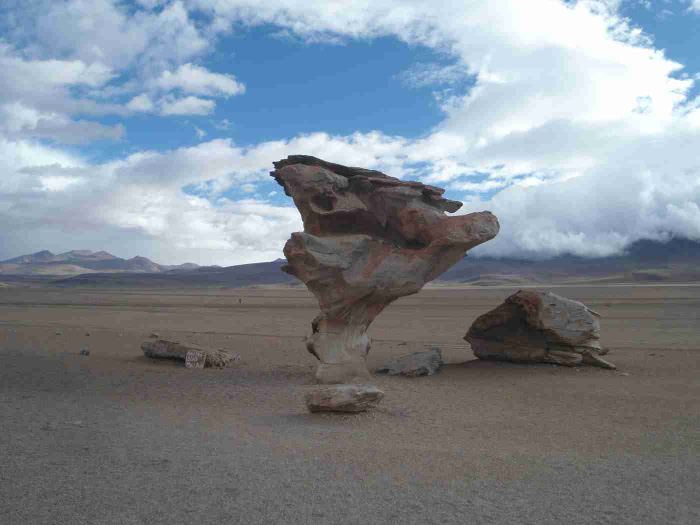
#> input picture cusco_salkantay_med/seq_rock1/DSC01501.JPG, 1400 x 1050 px (shown at 1/2 size)
$ python -i utils.py   (imports and definitions only)
#> lines starting #> are read from the running program, lines starting #| are printed output that depends on the picture
import os
from PIL import Image, ImageOps
import cv2 as cv
import numpy as np
from MLVcode.load_mat import load_mat
import svgwrite
from MLVcode.computeOrientation import computeOrientation
from MLVcode.computeLength import computeLength
from MLVcode.computeCurvature import computeCurvature
from MLVcode.drawLinedrawingProperty import drawLinedrawingProperty
from scipy.ndimage import distance_transform_edt
import pickle


# [24 lines left out: function create_reduced_dir, not called in this run]


def get_sobel_img(filepath, out_fp=None):
    scale = 1
    delta = 0
    ddepth = cv.CV_16S

    src = cv.imread(filepath, cv.IMREAD_COLOR)
#> src is the input picture: shape (1050, 1400, 3); mean B, G, R 146.1, 136.6, 127.6
    src = cv.GaussianBlur(src, (3, 3), 0)
    gray = cv.cvtColor(src, cv.COLOR_BGR2GRAY)
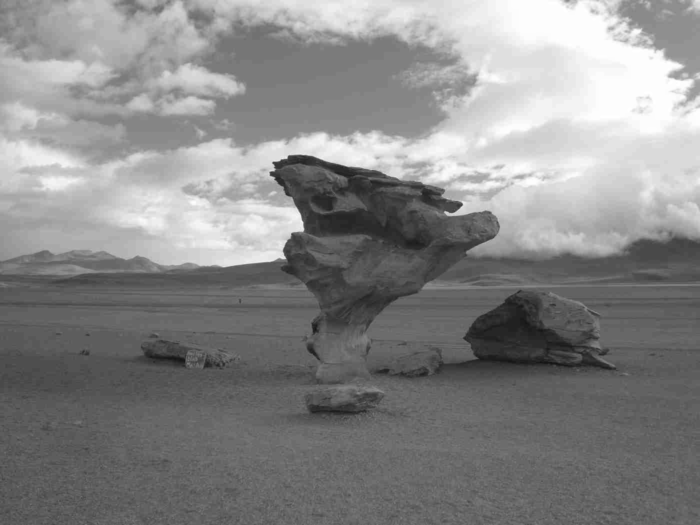
#> gray: shape (1050, 1400) (shown at 1/2 size); min 16, max 255, mean 135.1

    grad_x = cv.Sobel(
        gray,
        ddepth,
        1,
        0,
        ksize=3,
        scale=scale,
        delta=delta,
        borderType=cv.BORDER_DEFAULT,
    )
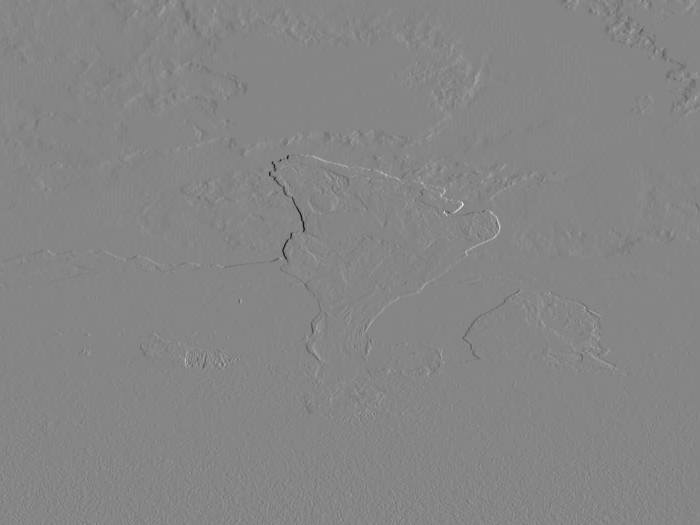
#> grad_x: shape (1050, 1400) int16 (shown at 1/2 size); min -506, max 459, mean 0.1; drawn with min black and max white

    # Gradient-Y
    # grad_y = cv.Scharr(gray,ddepth,0,1)
    grad_y = cv.Sobel(
        gray,
        ddepth,
        0,
        1,
        ksize=3,
        scale=scale,
        delta=delta,
        borderType=cv.BORDER_DEFAULT,
    )

    abs_grad_x = cv.convertScaleAbs(grad_x)
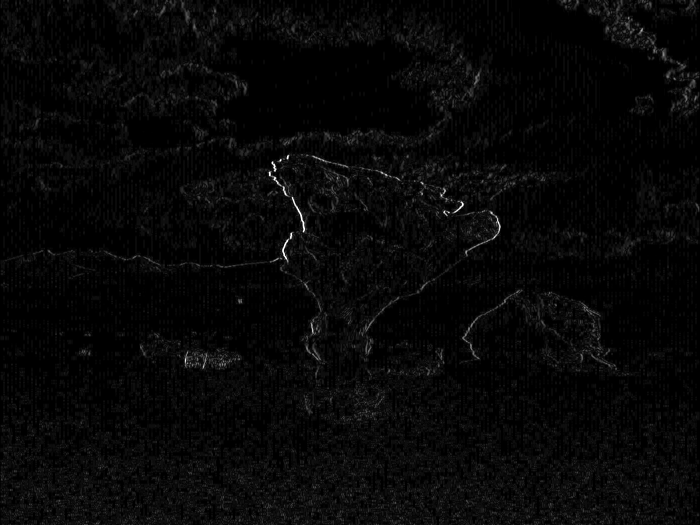
#> abs_grad_x: shape (1050, 1400) (shown at 1/2 size); min 0, max 255, mean 7.3
    abs_grad_y = cv.convertScaleAbs(grad_y)
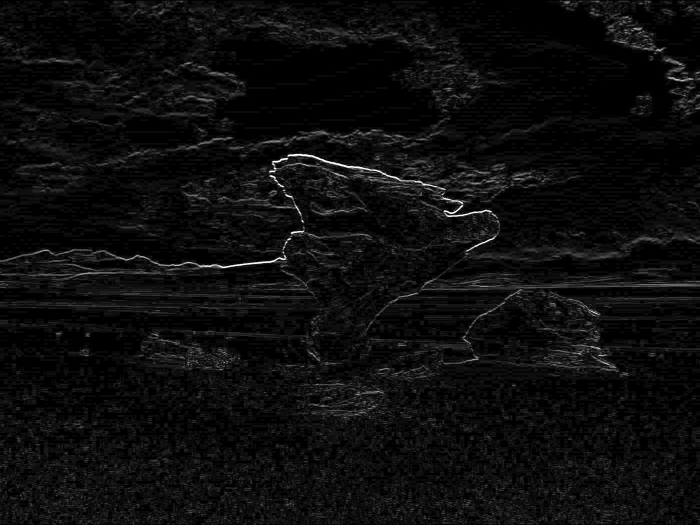
#> abs_grad_y: shape (1050, 1400) (shown at 1/2 size); min 0, max 255, mean 12.8

    grad = ((cv.addWeighted(abs_grad_x, 0.5, abs_grad_y, 0.5, 0) / 255) ** 2) * 255
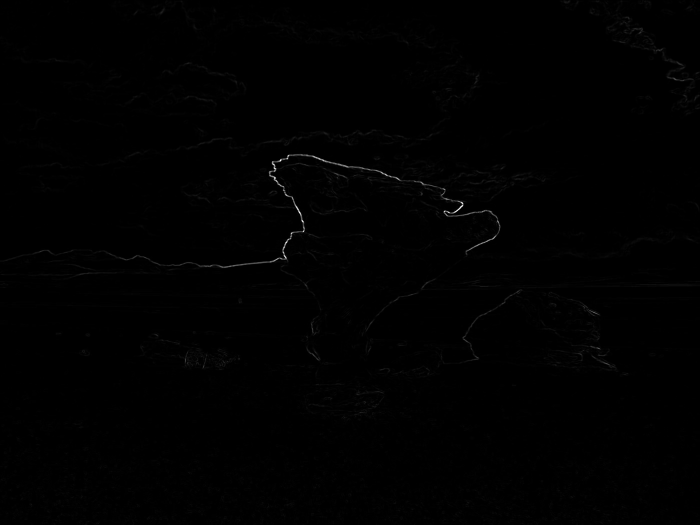
#> grad: shape (1050, 1400) float64 (shown at 1/2 size); min 0, max 255, mean 1.1
    if out_fp == None:
        return grad
    else:
        cv.imwrite(out_fp, grad)


# [272 lines left out: functions get_canny_img, get_structured_edge, vectorize_contours, create_sobel_folder, create_canny_folder, create_structured_edge_folder and 8 more, not called in this run]


# [4 lines not run here, left out]
    # [6 lines of commented-out code are left out]

>>> result = get_sobel_img('cusco_salkantay_med/seq_rock1/DSC01501.JPG')

$ run again, on cusco_salkantay_med/seq_rock1/DSC01505.JPG
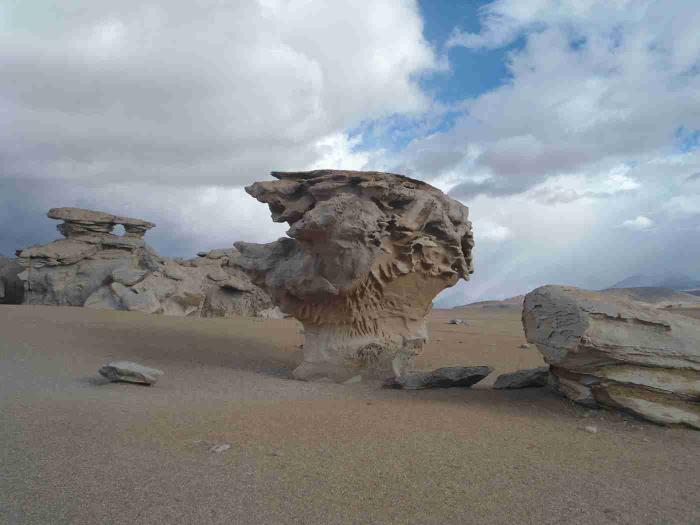
#> input picture cusco_salkantay_med/seq_rock1/DSC01505.JPG, 1400 x 1050 px (shown at 1/2 size)
#> in get_sobel_img, src is the input picture: shape (1050, 1400, 3); mean B, G, R 141.3, 139.6, 136.9
#> in get_sobel_img, `grad_y = cv.Sobel( gray, ddepth, 0, 1, ksize=3, scale=scale, delta=del..`:
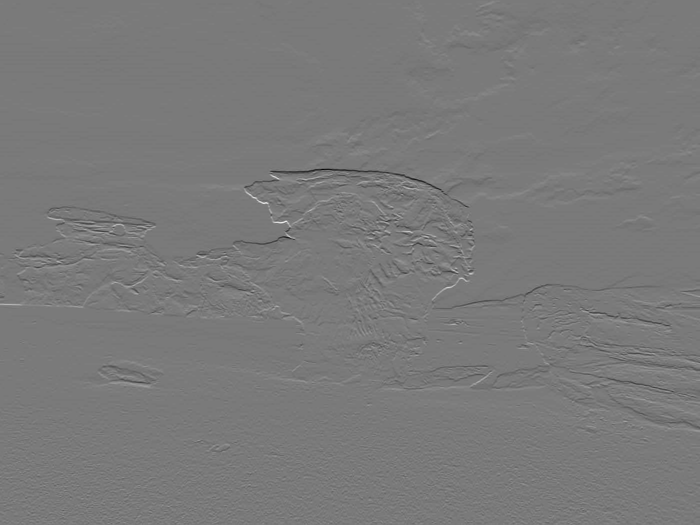
#> grad_y: shape (1050, 1400) int16 (shown at 1/2 size); min -526, max 573, mean -0.7; drawn with min black and max white
#> in get_sobel_img, `grad = ((cv.addWeighted(abs_grad_x, 0.5, abs_grad_y, 0.5, 0) / 255) **..`:
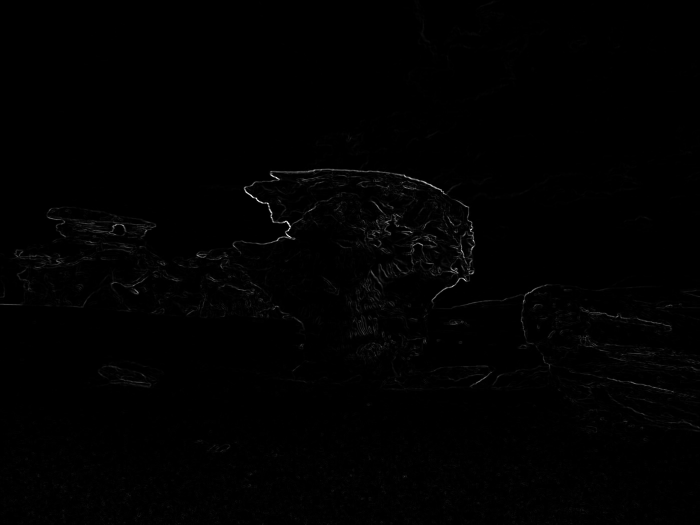
#> grad: shape (1050, 1400) float64 (shown at 1/2 size); min 0, max 255, mean 1.6

$ run again, on cusco_salkantay_med/seq_rock1/DSC01506.JPG
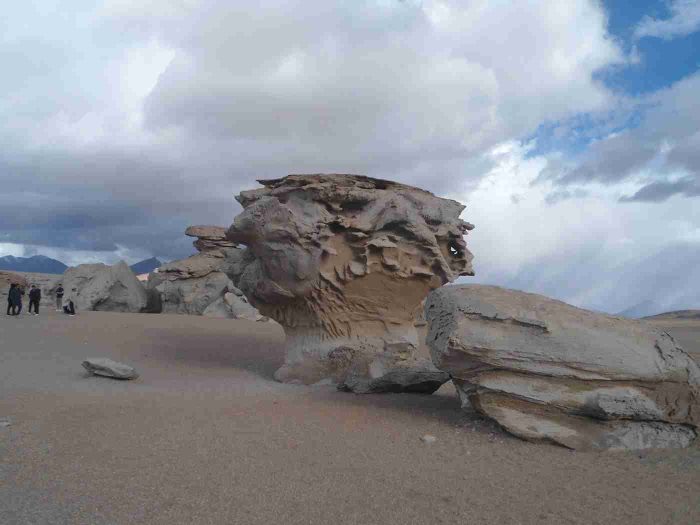
#> input picture cusco_salkantay_med/seq_rock1/DSC01506.JPG, 1400 x 1050 px (shown at 1/2 size)
#> in get_sobel_img, src is the input picture: shape (1050, 1400, 3); mean B, G, R 148.2, 141.6, 138.6
#> in get_sobel_img, `grad_y = cv.Sobel( gray, ddepth, 0, 1, ksize=3, scale=scale, delta=del..`:
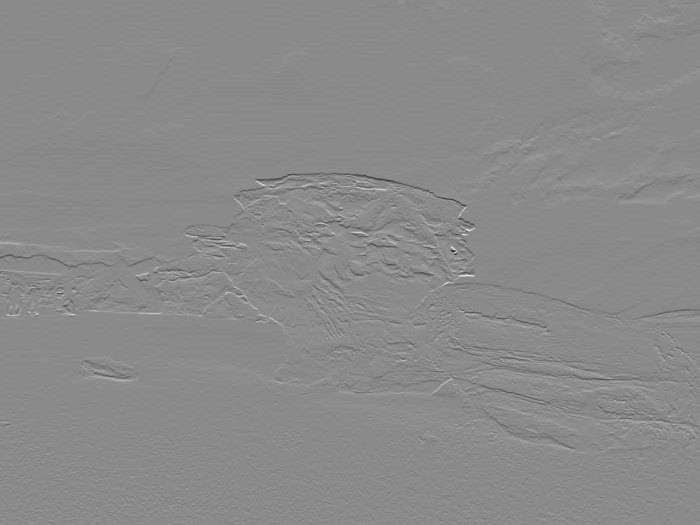
#> grad_y: shape (1050, 1400) int16 (shown at 1/2 size); min -564, max 472, mean -0.8; drawn with min black and max white
#> in get_sobel_img, `grad = ((cv.addWeighted(abs_grad_x, 0.5, abs_grad_y, 0.5, 0) / 255) **..`:
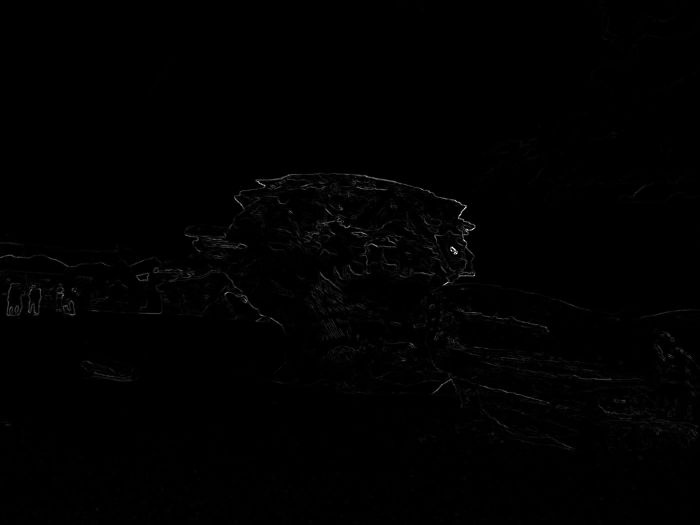
#> grad: shape (1050, 1400) float64 (shown at 1/2 size); min 0, max 255, mean 1.3

$ run again, on cusco_salkantay_med/seq_rock1/DSC01507.JPG
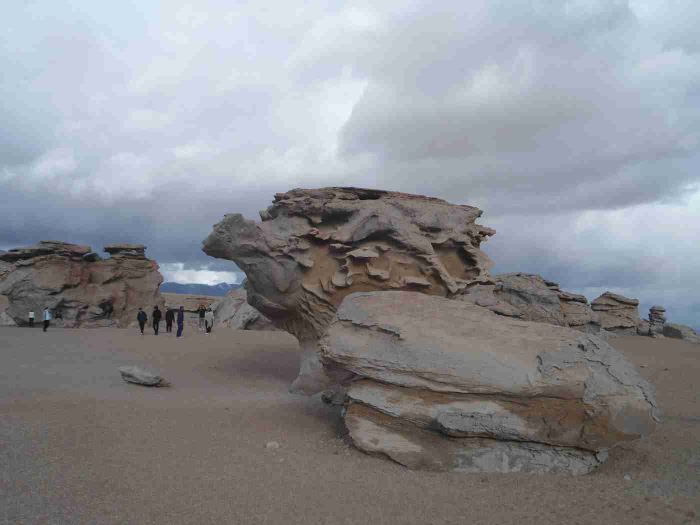
#> input picture cusco_salkantay_med/seq_rock1/DSC01507.JPG, 1400 x 1050 px (shown at 1/2 size)
#> in get_sobel_img, src is the input picture: shape (1050, 1400, 3); mean B, G, R 145.6, 140.9, 139.5
#> in get_sobel_img, `grad_y = cv.Sobel( gray, ddepth, 0, 1, ksize=3, scale=scale, delta=del..`:
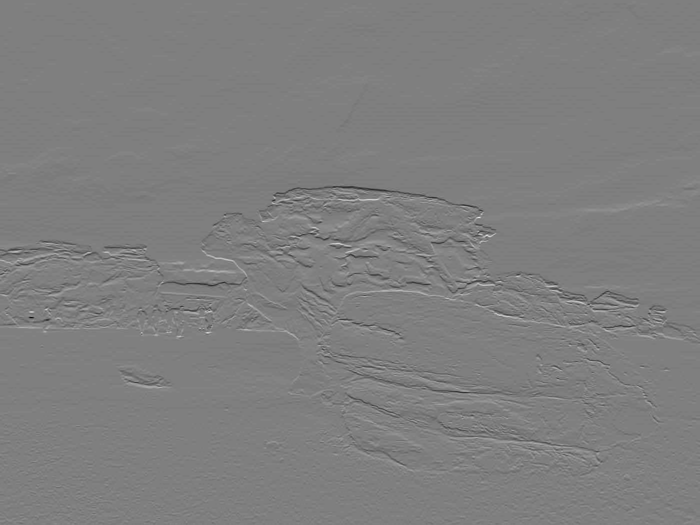
#> grad_y: shape (1050, 1400) int16 (shown at 1/2 size); min -439, max 441, mean -0.9; drawn with min black and max white
#> in get_sobel_img, `grad = ((cv.addWeighted(abs_grad_x, 0.5, abs_grad_y, 0.5, 0) / 255) **..`:
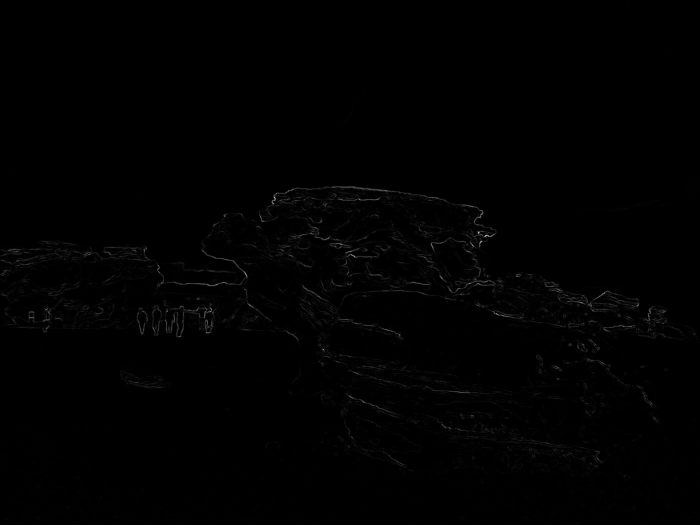
#> grad: shape (1050, 1400) float64 (shown at 1/2 size); min 0, max 255, mean 1.4
